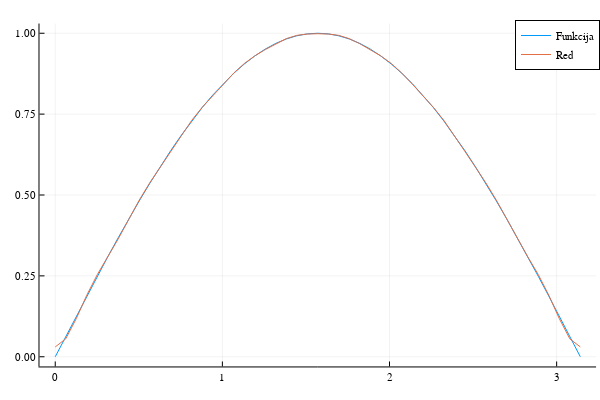

Notebook cell for this chart:
### Code cell
plot(xᵣ,[y z],label=["Funkcija" "Red"])

### Figure 1 — Plotly figure (JSON) as saved in the notebook; plotly's stock layout.template omitted (floating-point values rounded to 4 significant figures)
{"data": [{"colorbar": {"title": ""}, "legendgroup": "Funkcija", "line": {"color": "rgba(0, 154, 250, 1.000)", "dash": "solid", "shape": "linear", "width": 1}, "mode": "lines", "name": "Funkcija", "showlegend": true, "type": "scatter", "x": [0, 0.06283, 0.1257, 0.1885, 0.2513, 0.3142, 0.377, 0.4398, 0.5027, 0.5655, 0.6283, 0.6912, 0.754, 0.8168, 0.8796, 0.9425, 1.005, 1.068, 1.131, 1.194, 1.257, 1.319, 1.382, 1.445, 1.508, 1.571, 1.634, 1.696, 1.759, 1.822, 1.885, 1.948, 2.011, 2.073, 2.136, 2.199, 2.262, 2.325, 2.388, 2.45, 2.513, 2.576, 2.639, 2.702, 2.765, 2.827, 2.89, 2.953, 3.016, 3.079, 3.142], "xaxis": "x", "y": [0, 0.06279, 0.1253, 0.1874, 0.2487, 0.309, 0.3681, 0.4258, 0.4818, 0.5358, 0.5878, 0.6374, 0.6845, 0.729, 0.7705, 0.809, 0.8443, 0.8763, 0.9048, 0.9298, 0.9511, 0.9686, 0.9823, 0.9921, 0.998, 1, 0.998, 0.9921, 0.9823, 0.9686, 0.9511, 0.9298, 0.9048, 0.8763, 0.8443, 0.809, 0.7705, 0.729, 0.6845, 0.6374, 0.5878, 0.5358, 0.4818, 0.4258, 0.3681, 0.309, 0.2487, 0.1874, 0.1253, 0.06279, 1.225e-16], "yaxis": "y", "zmax": null, "zmin": null}, {"colorbar": {"title": ""}, "legendgroup": "Red", "line": {"color": "rgba(227, 111, 71, 1.000)", "dash": "solid", "shape": "linear", "width": 1}, "mode": "lines", "name": "Red", "showlegend": true, "type": "scatter", "x": [0, 0.06283, 0.1257, 0.1885, 0.2513, 0.3142, 0.377, 0.4398, 0.5027, 0.5655, 0.6283, 0.6912, 0.754, 0.8168, 0.8796, 0.9425, 1.005, 1.068, 1.131, 1.194, 1.257, 1.319, 1.382, 1.445, 1.508, 1.571, 1.634, 1.696, 1.759, 1.822, 1.885, 1.948, 2.011, 2.073, 2.136, 2.199, 2.262, 2.325, 2.388, 2.45, 2.513, 2.576, 2.639, 2.702, 2.765, 2.827, 2.89, 2.953, 3.016, 3.079, 3.142], "xaxis": "x", "y": [0.03032, 0.05541, 0.1177, 0.1901, 0.2538, 0.3088, 0.3644, 0.4246, 0.4841, 0.5378, 0.5866, 0.6353, 0.6846, 0.7309, 0.7713, 0.8077, 0.843, 0.8769, 0.9064, 0.9299, 0.9496, 0.9678, 0.9833, 0.9934, 0.9977, 0.9986, 0.9977, 0.9934, 0.9833, 0.9678, 0.9496, 0.9299, 0.9064, 0.8769, 0.843, 0.8077, 0.7713, 0.7309, 0.6846, 0.6353, 0.5866, 0.5378, 0.4841, 0.4246, 0.3644, 0.3088, 0.2538, 0.1901, 0.1177, 0.05541, 0.03032], "yaxis": "y", "zmax": null, "zmin": null}], "layout": {"annotations": [], "height": 400, "legend": {"bgcolor": "rgba(255, 255, 255, 1.000)", "bordercolor": "rgba(0, 0, 0, 1.000)", "borderwidth": 1, "font": {"color": "rgba(0, 0, 0, 1.000)", "family": "sans-serif", "size": 11}, "tracegroupgap": 0, "traceorder": "normal", "x": 1, "xanchor": "auto", "y": 1, "yanchor": "auto"}, "margin": {"b": 20, "l": 0, "r": 0, "t": 20}, "paper_bgcolor": "rgba(255, 255, 255, 1.000)", "plot_bgcolor": "rgba(255, 255, 255, 1.000)", "showlegend": true, "width": 600, "xaxis": {"anchor": "y", "domain": [0.06582, 0.9934], "gridcolor": "rgba(0, 0, 0, 0.100)", "gridwidth": 0.5, "linecolor": "rgba(0, 0, 0, 1.000)", "mirror": false, "range": [-0.09425, 3.236], "showgrid": true, "showline": true, "showticklabels": true, "tickangle": 0, "tickcolor": "rgb(0, 0, 0)", "tickfont": {"color": "rgba(0, 0, 0, 1.000)", "family": "sans-serif", "size": 11}, "tickmode": "array", "ticks": "inside", "ticktext": ["0", "1", "2", "3"], "tickvals": [0, 1, 2, 3], "title": "", "titlefont": {"color": "rgba(0, 0, 0, 1.000)", "family": "sans-serif", "size": 15}, "type": "-", "visible": true, "zeroline": false, "zerolinecolor": "rgba(0, 0, 0, 1.000)"}, "yaxis": {"anchor": "x", "domain": [0.03762, 0.9902], "gridcolor": "rgba(0, 0, 0, 0.100)", "gridwidth": 0.5, "linecolor": "rgba(0, 0, 0, 1.000)", "mirror": false, "range": [-0.03, 1.03], "showgrid": true, "showline": true, "showticklabels": true, "tickangle": 0, "tickcolor": "rgb(0, 0, 0)", "tickfont": {"color": "rgba(0, 0, 0, 1.000)", "family": "sans-serif", "size": 11}, "tickmode": "array", "ticks": "inside", "ticktext": ["0.00", "0.25", "0.50", "0.75", "1.00"], "tickvals": [0, 0.25, 0.5, 0.75, 1], "title": "", "titlefont": {"color": "rgba(0, 0, 0, 1.000)", "family": "sans-serif", "size": 15}, "type": "-", "visible": true, "zeroline": false, "zerolinecolor": "rgba(0, 0, 0, 1.000)"}}}
